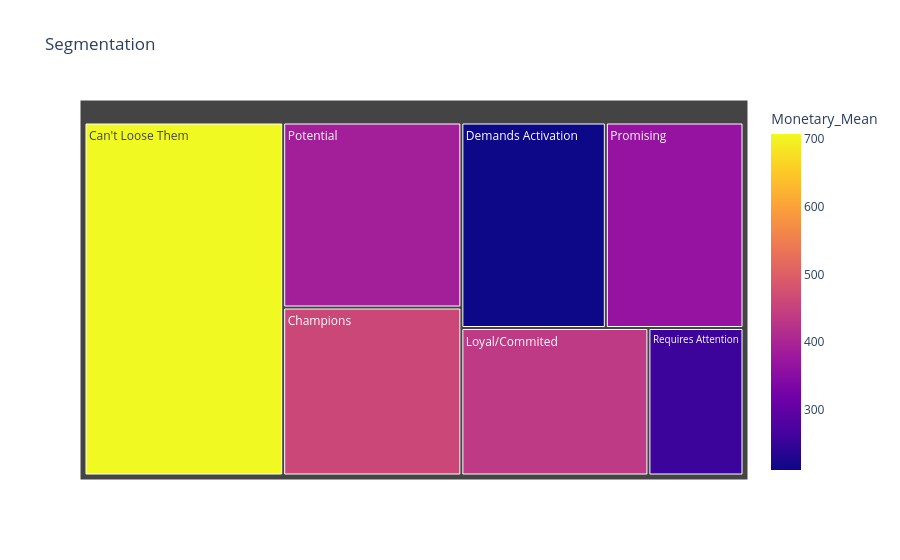

Notebook source saved alongside this figure:
### Code cell
px.treemap(grouped_by,
           path= ['Segment_name'],
           values = 'Count',
           color = 'Monetary_Mean',
           hover_data= ['Recency_Mean', 'Frequency_Mean','Monetary_Mean'],

           title = 'Segmentation'
           )

### Figure 1 — Plotly figure (JSON) as saved in the notebook; plotly's stock layout.template omitted (floating-point values rounded to 4 significant figures)
{"data": [{"branchvalues": "total", "customdata": [["177.3", "7.5", 707.4], ["161.8", "5.0", 460], ["591.0", "2.2", 211.5], ["242.3", "4.8", 436.5], ["261.1", "4.0", 388.1], ["406.7", "3.7", 367.9], ["345.5", "2.6", 257.3]], "domain": {"x": [0, 1], "y": [0, 1]}, "hovertemplate": "labels=%{label}<br>Count=%{value}<br>parent=%{parent}<br>id=%{id}<br>Recency_Mean=%{customdata[0]}<br>Frequency_Mean=%{customdata[1]}<br>Monetary_Mean=%{color}<extra></extra>", "ids": ["Can't Loose Them", "Champions", "Demands Activation", "Loyal/Commited", "Potential", "Promising", "Requires Attention"], "labels": ["Can't Loose Them", "Champions", "Demands Activation", "Loyal/Commited", "Potential", "Promising", "Requires Attention"], "marker": {"coloraxis": "coloraxis", "colors": [707.4, 460.0, 211.5, 436.5, 388.1, 367.9, 257.3]}, "name": "", "parents": ["", "", "", "", "", "", ""], "type": "treemap", "values": [300.0, 128.0, 127.0, 118.0, 141.0, 121.0, 60.0]}], "layout": {"coloraxis": {"colorbar": {"title": {"text": "Monetary_Mean"}}, "colorscale": [[0, "#0d0887"], [0.1111, "#46039f"], [0.2222, "#7201a8"], [0.3333, "#9c179e"], [0.4444, "#bd3786"], [0.5556, "#d8576b"], [0.6667, "#ed7953"], [0.7778, "#fb9f3a"], [0.8889, "#fdca26"], [1, "#f0f921"]]}, "legend": {"tracegroupgap": 0}, "title": {"text": "Segmentation"}}}
